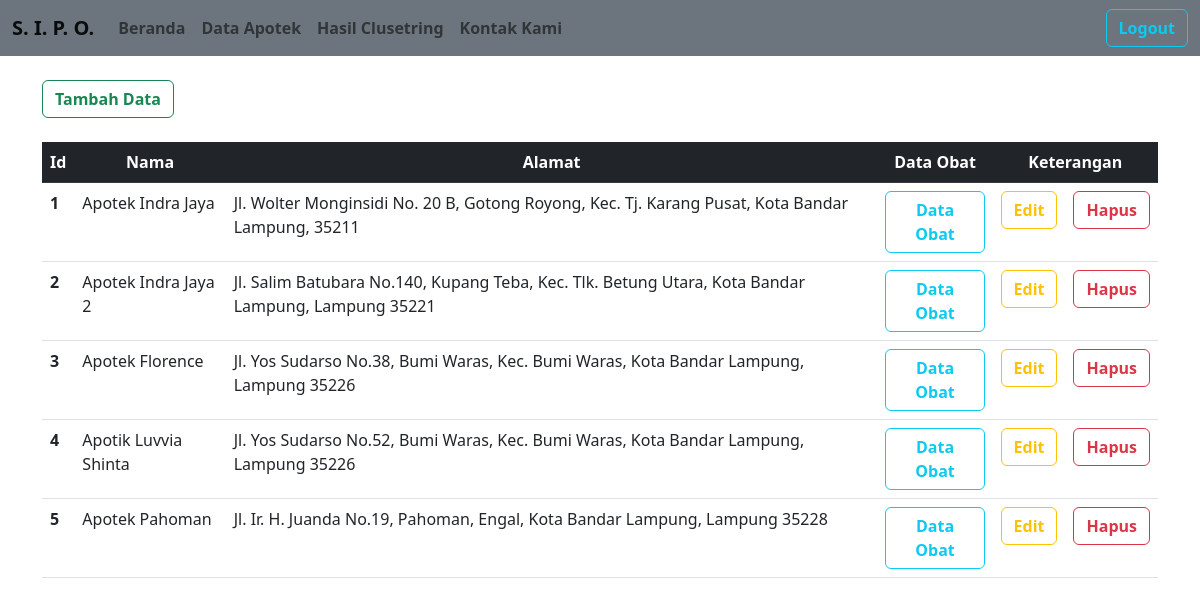
Page /berhasil_login.php?page=data_apotek (signed in) on the committed database.
### tables this page shows
CREATE TABLE `tb_apotek` (
  `id` int(10) NOT NULL,
  `nama` varchar(100) NOT NULL,
  `alamat` varchar(100) NOT NULL
);

### halaman/data_apotek.php (the view, shortened to what this page needs)
<div class="halaman">
    <br>
    <button type="button" class="btn btn-outline-success mb-4" data-bs-toggle="modal" data-bs-target="#modalTambah">
        <b>Tambah Data</b>
    </button>
    <table class="table">
        <thead class="table-dark text-center">
            <tr>
                <th scope="col">Id</th>
                <th scope="col">Nama</th>
                <th scope="col">Alamat</th>
                <th scope="col">Data Obat</th>
                <th scope="col" colspan="3">Keterangan</th>
            </tr>
        </thead>
        <body>
            <?php
            $number = 1;
            foreach ($data_apotek as $dataApotek) :
            ?>
                <tr>
                    <th scope="row"><?php echo $number; ?></th>
                    <td><?php echo $dataApotek["nama"]; ?></td>
                    <td><?php echo $dataApotek["alamat"]; ?></td>
                    <td><a href="berhasil_login.php?page=data_obat&id_apotek=<?php echo $dataApotek["id"]; ?>" class="btn btn-outline-info" role="button" aria-disabled="true"><b>Data Obat</b></a></td>
                    <td>
                        <button type="button" class="btn btn-outline-warning" data-bs-toggle="modal" data-bs-target="#modalEdit<?= $dataApotek['id']; ?>"><b>Edit</b></button>
                    </td>
                    <td>
                        <button type="button" class="btn btn-outline-danger" data-bs-toggle="modal" data-bs-target="#modalHapus<?= $dataApotek['id']; ?>"><b>Hapus</b></button>
                    </td>
                </tr>
            <?php
                $number += 1;
            endforeach;
            ?>
    </table>
</div>

### rows in the picture
tb_apotek: nama "Apotek Indra Jaya", alamat "Jl. Wolter Monginsidi No. 20 B, Gotong Royong, Kec. Tj. Karang Pusat, Kota Bandar Lampung, 35211"
tb_apotek: nama "Apotek Indra Jaya 2", alamat "Jl. Salim Batubara No.140, Kupang Teba, Kec. Tlk. Betung Utara, Kota Bandar Lampung, Lampung 35221"
tb_apotek: nama "Apotek Florence", alamat "Jl. Yos Sudarso No.38, Bumi Waras, Kec. Bumi Waras, Kota Bandar Lampung, Lampung 35226"
tb_apotek: nama "Apotik Luvvia Shinta", alamat "Jl. Yos Sudarso No.52, Bumi Waras, Kec. Bumi Waras, Kota Bandar Lampung, Lampung 35226"
tb_apotek: nama "Apotek Pahoman", alamat "Jl. Ir. H. Juanda No.19, Pahoman, Engal, Kota Bandar Lampung, Lampung 35228"
